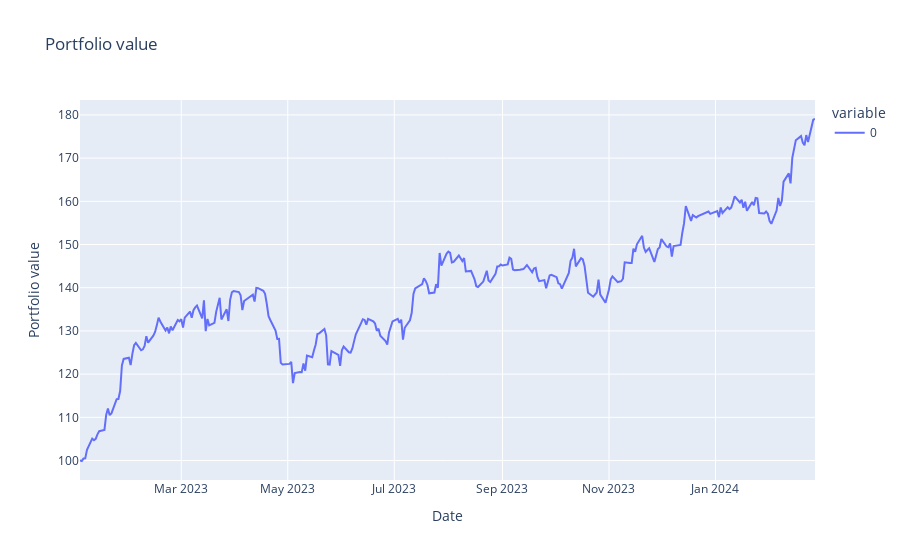

The notebook cell saved with this chart:
### Code cell
# Select sample portfolio
index = 256
sample_portfolio = mc_portfolios.loc[index]
# Determine the performance of the portfolio with out-of-sample data
initialValue = 100
samplePortfolio_value = evaluate_portfolio(mc_portfolios, index, outOfSample_data, initialValue)

fig = px.line(samplePortfolio_value, title='Portfolio value')
fig.update_layout(yaxis_title='Portfolio value')
fig.show()

### Figure 1 — Plotly figure (JSON) as saved in the notebook; plotly's stock layout.template omitted (floating-point values rounded to 4 significant figures; data arrays with more than 128 entries replaced by an {"elided": "..."} marker saying what was removed)
{"data": [{"hovertemplate": "variable=0<br>Date=%{x}<br>value=%{y}<extra></extra>", "legendgroup": "0", "line": {"color": "#636efa", "dash": "solid"}, "marker": {"symbol": "circle"}, "mode": "lines", "name": "0", "orientation": "v", "showlegend": true, "type": "scatter", "x": {"elided": "295 str values"}, "xaxis": "x", "y": {"elided": "295 float values"}, "yaxis": "y"}], "layout": {"legend": {"title": {"text": "variable"}, "tracegroupgap": 0}, "title": {"text": "Portfolio value"}, "xaxis": {"anchor": "y", "domain": [0, 1], "title": {"text": "Date"}}, "yaxis": {"anchor": "x", "domain": [0, 1], "title": {"text": "Portfolio value"}}}}
